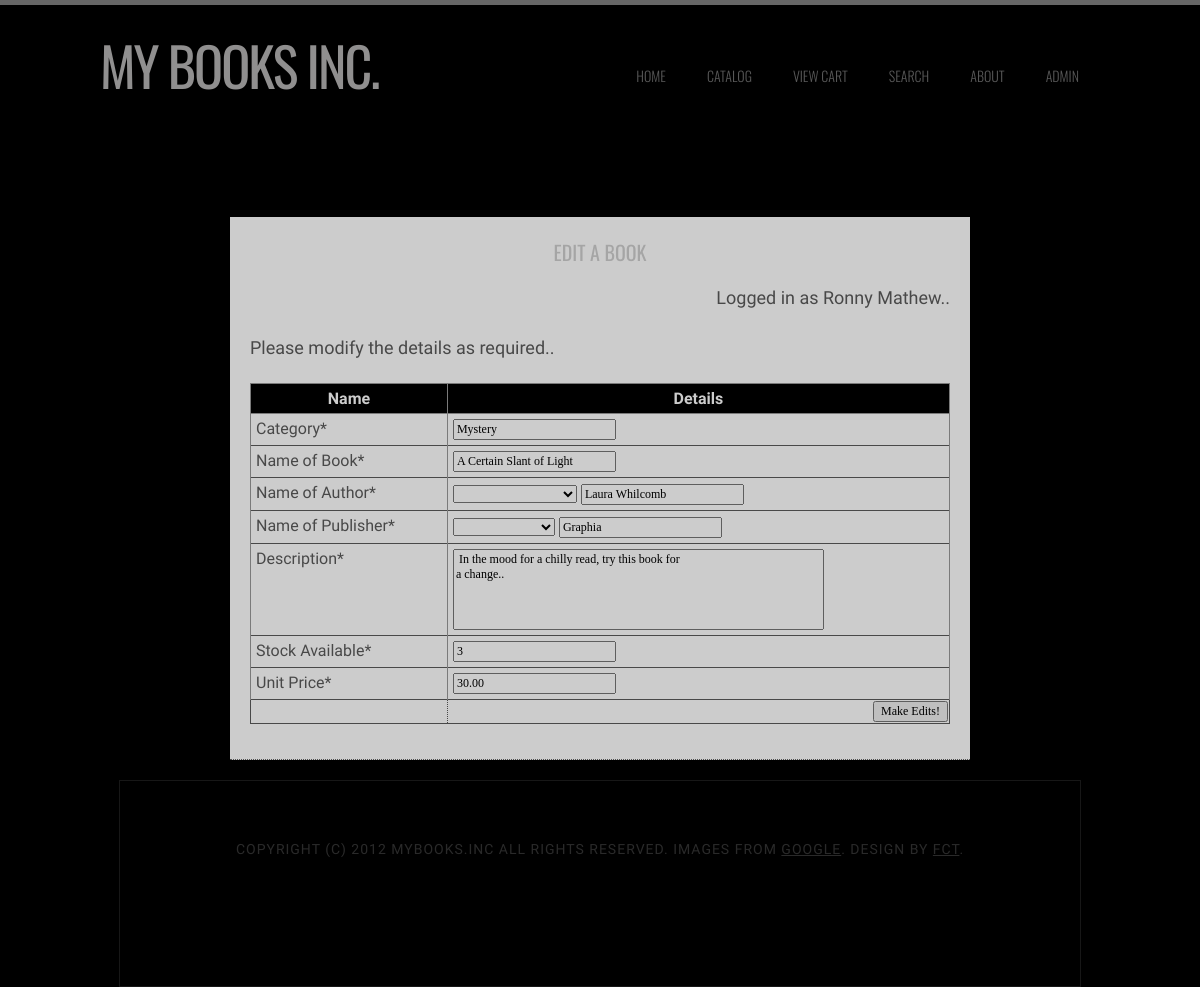
Page /edit.php?id=4 (signed in) on the committed database.
### tables this page shows
CREATE TABLE IF NOT EXISTS `books` (
  `bookid` int(11) NOT NULL AUTO_INCREMENT COMMENT 'book id',
  `name` varchar(100) NOT NULL COMMENT 'name of book',
  `author` varchar(100) NOT NULL COMMENT 'name of author',
  `category` varchar(50) NOT NULL COMMENT 'book type',
  `publisher` varchar(100) NOT NULL COMMENT 'book publisher',
  `description` text NOT NULL COMMENT 'book desc',
  `bookpic` varchar(100) NOT NULL COMMENT 'link to book picture',
  `bookthpic` varchar(100) NOT NULL COMMENT 'link to thumb of pic',
  `stock` int(11) NOT NULL COMMENT 'stock of this book remaining',
  `uprice` decimal(10,2) NOT NULL COMMENT 'flag',
  `f2` int(11) DEFAULT NULL COMMENT 'extra fields for future use',
  `f3` int(11) DEFAULT NULL COMMENT 'extra fields for future use',
  PRIMARY KEY (`bookid`)
);

### edit.php (the view, shortened to what this page needs)
<?php session_start();
require("functions.php");
?>
<!DOCTYPE html PUBLIC "-//W3C//DTD XHTML 1.0 Transitional//EN" "http://www.w3.org/TR/xhtml1/DTD/xhtml1-transitional.dtd">
<html xmlns="http://www.w3.org/1999/xhtml">
<head>
<link href="styles/layout.css" rel="stylesheet" type="text/css" />
<link rel="stylesheet" href="styles/tables.css" type="text/css" />
</head>
<body>
<div class="wrapper col1">
<div id="header">
<?php siteName();
$bookid=$_GET['id'];
?>
</div>
 <br class="clear" />
  <br class="clear" />
</div>
<div class="wrapper col2">
<div id="container" style="background-color:#FFFFFF; width:700px; opacity:.8; padding:20px;">
<h3 align="center">Edit a Book</h3>
<p align="right">Logged in as <?php echo $_SESSION['fname'];?>..</p>
<p> Please modify the details as required.. </p>
<?php
$sqlcon=createSQL();
$qry="SELECT * FROM books WHERE bookid=".$bookid;
$sqldata=mysql_query($qry,$sqlcon);
$book=mysql_fetch_array($sqldata);
?>
<form action="editpro.php" method="post" enctype="multipart/form-data" onsubmit="return valFull();">
<table border="1px dashed" bordercolor="#3366FF" align="center">
<thead><tr>
<th>Name</th>
<th>Details</th>
</tr>
</thead>
<tbody>
<tr>
<td>Category*</td>
<td><input type="text" id="category" name="category" value="<?php echo $book['category']?>"/><input type="hidden" id=="bookid" name="bookid" value="<?php echo $book['bookid']?>"/>
</td>
</tr>
<tr>
<td>Name of Book*</td>
<td><input type="text" name="bname" id="name" value="<?php echo $book['name']?>" /></td>
</tr>
<tr>
<td>Name of Author*</td>
<td>
<select name="authordd" id="authordd" onchange="fillAuthor()" >
<option value=""></option>
<?php
$sqlc=createSQL();
$sqlda=mysql_query("SELECT DISTINCT author FROM books",$sqlc);
while($item=mysql_fetch_array($sqlda)){
echo "<option value=".$item[0]."> ".$item[0]." </option>";
} ?>
</select>
<input type="text" name="author" id="author" value="<?php echo $book['author']?>"/>
</td>
</tr>
<tr>
<td>Name of Publisher*</td>
<td>
<select name="publisherdd" id="publisherdd" onchange="fillPublisher()">
<option value=""></option>
<?php
$sqlc=createSQL();
$sqlda=mysql_query("SELECT DISTINCT publisher FROM books",$sqlc);
while($item=mysql_fetch_array($sqlda)){
echo "<option value=".$item[0]."> ".$item[0]." </option>";
} ?>
</select>
<input type="text" name="publisher" id="publisher" value="<?php echo $book['publisher']?>"/></td>
</tr>
<tr>
<td>Description*</td>
<td>
<textarea rows="5" cols="50" name="description" id="f25" wrap="physical"> <?php echo $book['description']?></textarea>
</td>
</tr>
<tr>
<td>Stock Available*</td>
<td><input type="text" name="stock" id="stock" value="<?php echo $book['stock']?>"/></td>
</tr>
<tr>
<td>Unit Price*</td>
<td><input type="text" name="price" id="price" value="<?php echo $book['uprice']?>" /></td>
</tr>
</tbody>
<tfoot>
<tr> <td></td><td align="right">
<input type="submit" value="Make Edits!" /></td>
</tr>
</tfoot>
</table>
</form>
</div>
</div>
</body>
</html>

### styles/layout.css (style rules this page uses)
div.wrapper { display:block; width:100%; margin:0; text-align:left; }
div.wrapper h1, div.wrapper h2, div.wrapper h3, div.wrapper h4, div.wrapper h5, div.wrapper h6 { margin:0 0 15px 0; padding:0; font-size:20px; font-weight:normal; line-height:normal; }
.col1 { border-top:5px solid #666; }
.col2 { padding:20px 0; }
#container { padding:30px 0; border-bottom:1px dotted #666; }

### styles/tables.css (style rules this page uses)
table { width:100%; border-collapse:collapse; table-layout:auto; vertical-align:top; margin-bottom:15px; border:1px solid #999999; }
table thead th { color:#FFFFFF; background-color:#000000; border:1px solid #999999; border-collapse:collapse; text-align:center; table-layout:auto; vertical-align:middle; }
table tbody td { vertical-align:top; border-collapse:collapse; border-left:1px solid #999999; border-right:1px solid #999999; }
table thead th, table tbody td { padding:5px; border-collapse:collapse; }

### styles/main.css (style rules this page uses)
body { margin: 0; padding: 0; background: #000000 url(images/img05.jpg) repeat; font-family: 'Abel', sans-serif; font-size: 18px; color: #5B5B5B; }
textarea { resize:none; }
table { border:1px solid; border-collapse:collapse; }
tr { border:1px solid; border-collapse:collapse; }
td { border:1px dotted; border-collapse:collapse; }
th { border:1px solid; border-collapse:collapse; background-color:#000; color:#FFF; }
h1, h2, h3 { margin: 0; padding: 0; text-transform: uppercase; font-weight: normal; font-family: 'Oswald', sans-serif; font-weight: 200; color: #CFCFCF; }
h3 { font-size: 1.6em; }
p, ul, ol { margin-top: 0; line-height: 180%; }
#header { overflow: hidden; width: 1000px; height: 150px; margin: 0 auto; padding: 0px 0px; }
#breadcrumb, #container, .gallery, #footer { position:relative; margin:0 auto 0; display:block; width:960px; }

### styles/forms.css (style rules this page uses)
form, fieldset, legend { margin:0; padding:0; border:none; }
input, textarea, select { font-size:12px; font-family:Georgia, "Times New Roman", Times, serif; }

### rows in the picture
books: category "Mystery", bname "A Certain Slant of Light", author "Laura Whilcomb", publisher "Graphia", description "In the mood for a chilly read, try this book for a change..", stock "3", price "30.00"

### other values in the picture
$_SESSION['fname'] "Ronny Mathew"
